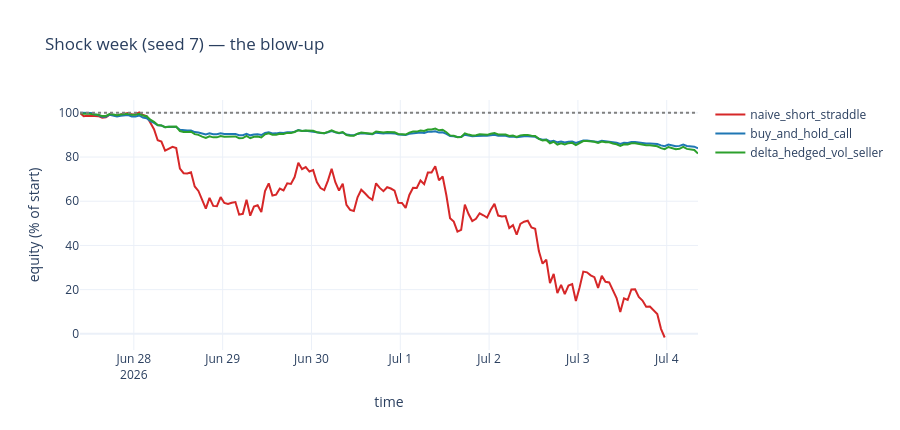

This figure's notebook cell:
### Markdown cell above
## A shock week (seed 7): the blow-up

Now a path with a real move into expiry — the week that decides who survives.

### Code cell
equity_fig(7, "Shock week (seed 7) — the blow-up")

### Figure 1 — Plotly figure (JSON) as saved in the notebook; plotly's stock layout.template omitted (floating-point values rounded to 4 significant figures; data arrays with more than 128 entries replaced by an {"elided": "..."} marker saying what was removed)
{"data": [{"line": {"color": "#d62728"}, "name": "naive_short_straddle", "type": "scatter", "x": {"elided": "159 str values"}, "y": {"elided": "159 float values"}}, {"line": {"color": "#1f77b4"}, "name": "buy_and_hold_call", "type": "scatter", "x": {"elided": "168 str values"}, "y": {"elided": "168 float values"}}, {"line": {"color": "#2ca02c"}, "name": "delta_hedged_vol_seller", "type": "scatter", "x": {"elided": "168 str values"}, "y": {"elided": "168 float values"}}], "layout": {"height": 430, "shapes": [{"line": {"color": "grey", "dash": "dot"}, "type": "line", "x0": 0, "x1": 1, "xref": "x domain", "y0": 100, "y1": 100, "yref": "y"}], "title": {"text": "Shock week (seed 7) — the blow-up"}, "xaxis": {"title": {"text": "time"}}, "yaxis": {"title": {"text": "equity (% of start)"}}}}
